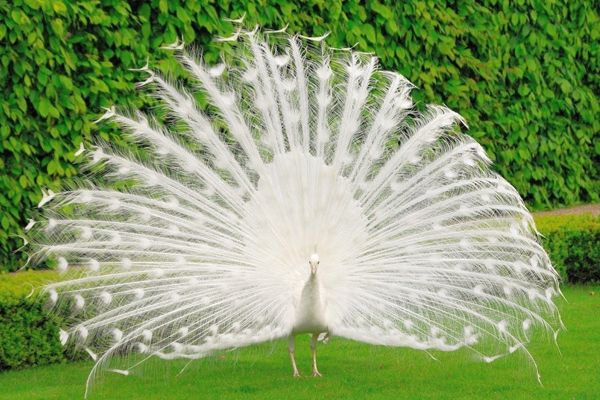
#> input picture ImageProcessing_noise reduction_fourier transform/مسئله 2/peacock.jpg, 600 x 400 px
$ python p1.py
#> lines starting #> are read from the running program, lines starting #| are printed output that depends on the picture
#!/usr/bin/env python
# coding: utf-8

# In[35]:


import numpy as np
import cv2 as cv
import matplotlib.pyplot as plt
img = cv.imread('peacock.jpg',0)
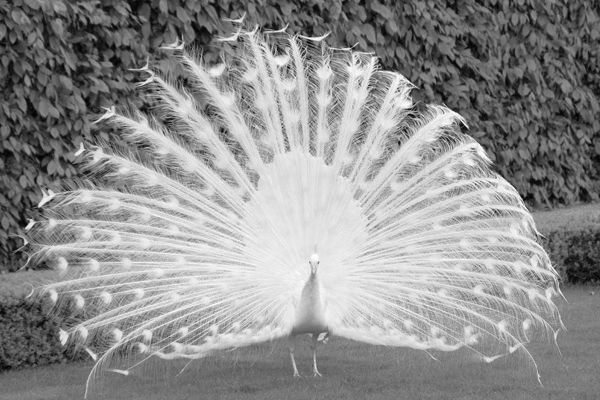
#> img: shape (400, 600); min 0, max 255, mean 143.5
plt.imshow(img, cmap = 'gray')
###########


# In[36]:


######################  low pass filter test
f = np.fft.fft2(img)
fshift = np.fft.fftshift(f)
magnitude_spectrum = np.log(np.abs(fshift)+1)
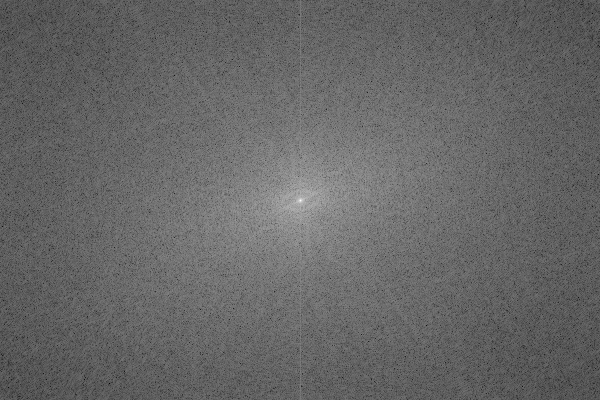
#> magnitude_spectrum: shape (400, 600) float64; min 2.29, max 17.35, mean 8.36; drawn with min black and max white
phase_spectrum = np.angle(fshift)
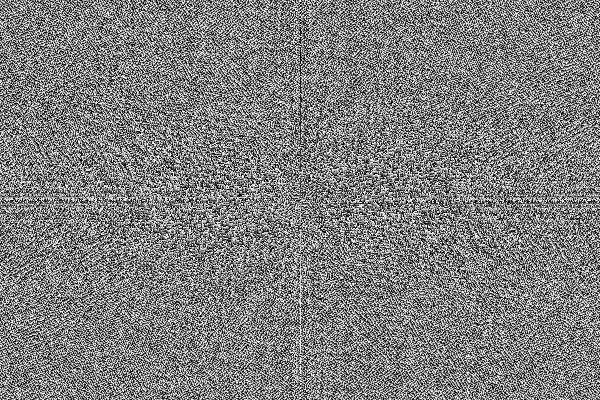
#> phase_spectrum: shape (400, 600) float64; min -3.14, max 3.14, mean 2.62e-05; drawn with min black and max white
x,y=fshift.shape
#> x = 400; y = 600
mask=np.zeros((x,y))
center_coordinates = (int(y/2),int(x/2))
#> center_coordinates = (300, 200)
radius = 10
thickness = -1
color = 1
mask = cv.circle(mask, center_coordinates, radius, color, thickness)
new_magnitude_spectrum=magnitude_spectrum*mask
plt.imshow(new_magnitude_spectrum, cmap = 'gray')
#####################


# In[37]:


#low pass filter: you should set parametrs radius and thickness###########
f = np.fft.fft2(img)
fshift = np.fft.fftshift(f)
x,y=fshift.shape
mask=np.zeros((x,y))
center_coordinates = (int(y/2),int(x/2))
color = 1
#
radius = 10
thickness = -1
mask = cv.circle(mask, center_coordinates, radius, color, thickness)
new_fshift=fshift*mask
img_back10= np.real(np.fft.ifft2(np.fft.ifftshift(new_fshift)))
#
mask=np.zeros((x,y))
radius = 20
thickness = -1
mask = cv.circle(mask, center_coordinates, radius, color, thickness)
new_fshift=fshift*mask
img_back20= np.real(np.fft.ifft2(np.fft.ifftshift(new_fshift)))
#
mask=np.zeros((x,y))
radius = 50
thickness = -1
mask = cv.circle(mask, center_coordinates, radius, color, thickness)
new_fshift=fshift*mask
img_back50= np.real(np.fft.ifft2(np.fft.ifftshift(new_fshift)))

#
mask=np.zeros((x,y))
radius = 100
thickness = -1
mask = cv.circle(mask, center_coordinates, radius, color, thickness)
new_fshift=fshift*mask
img_back100= np.real(np.fft.ifft2(np.fft.ifftshift(new_fshift)))

plt.figure(figsize = (20,60))
plt.subplot(151),plt.imshow(img, cmap = 'gray')
plt.title('Input Image'), plt.xticks([]), plt.yticks([])
plt.subplot(152),plt.imshow(img_back10, cmap = 'gray', vmin=0, vmax=255)
plt.title('img_back10'), plt.xticks([]), plt.yticks([])
plt.subplot(153),plt.imshow(img_back20, cmap = 'gray', vmin=0, vmax=255)
plt.title('img_back20'), plt.xticks([]), plt.yticks([])
plt.subplot(154),plt.imshow(img_back50, cmap = 'gray', vmin=0, vmax=255)
plt.title('img_back50'), plt.xticks([]), plt.yticks([])
plt.subplot(155),plt.imshow(img_back100, cmap = 'gray', vmin=0, vmax=255)
plt.title('img_back100'), plt.xticks([]), plt.yticks([])
plt.show()
########################################################################


# In[38]:


###################### high pass filter test
f = np.fft.fft2(img)
fshift = np.fft.fftshift(f)
magnitude_spectrum = np.log(np.abs(fshift)+1)
phase_spectrum = np.angle(fshift)
x,y=fshift.shape
mask=np.ones((x,y))
center_coordinates = (int(y/2),int(x/2))
radius = 10
thickness = -1
color = 0
mask = cv.circle(mask, center_coordinates, radius, color, thickness)
new_magnitude_spectrum=magnitude_spectrum*mask
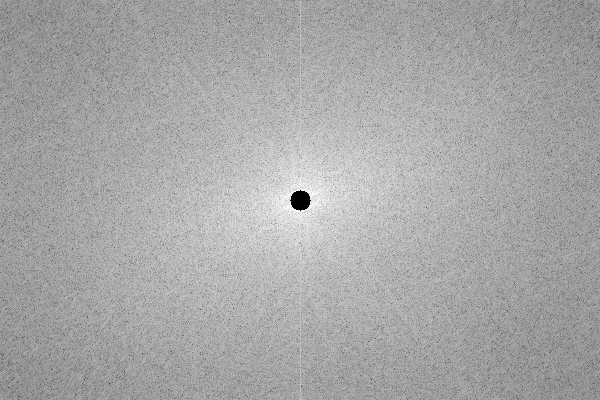
#> new_magnitude_spectrum: shape (400, 600) float64; min 0, max 12.69, mean 8.34; drawn with min black and max white
plt.imshow(new_magnitude_spectrum, cmap = 'gray')
#####################


# In[39]:


#high pass filter: you should set parametrs radius and thickness###########
f = np.fft.fft2(img)
fshift = np.fft.fftshift(f)
x,y=fshift.shape
mask=np.ones((x,y))
center_coordinates = (int(y/2),int(x/2))
color = 0
#
radius = 10
thickness = -1
mask = cv.circle(mask, center_coordinates, radius, color, thickness)
new_fshift=fshift*mask
img_back10= np.real(np.fft.ifft2(np.fft.ifftshift(new_fshift)))
#
mask=np.ones((x,y))
radius = 20
thickness = -1
mask = cv.circle(mask, center_coordinates, radius, color, thickness)
new_fshift=fshift*mask
img_back20= np.real(np.fft.ifft2(np.fft.ifftshift(new_fshift)))
#
mask=np.ones((x,y))
radius = 50
thickness = -1
mask = cv.circle(mask, center_coordinates, radius, color, thickness)
new_fshift=fshift*mask
img_back50= np.real(np.fft.ifft2(np.fft.ifftshift(new_fshift)))

#
mask=np.ones((x,y))
radius = 100
thickness = -1
mask = cv.circle(mask, center_coordinates, radius, color, thickness)
new_fshift=fshift*mask
img_back100= np.real(np.fft.ifft2(np.fft.ifftshift(new_fshift)))
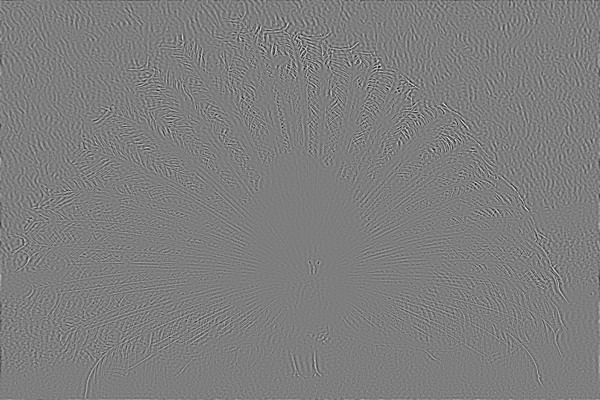
#> img_back100: shape (400, 600) float64; min -99.57, max 101.3, mean 0; drawn with min black and max white

cv.imwrite('img_back20.jpg', img_back20)

plt.figure(figsize = (20,60))
plt.subplot(151),plt.imshow(img, cmap = 'gray', vmin=0, vmax=255)
plt.title('Input Image'), plt.xticks([]), plt.yticks([])
plt.subplot(152),plt.imshow(img_back10, cmap = 'gray', vmin=0, vmax=255)
plt.title('img_back10'), plt.xticks([]), plt.yticks([])
plt.subplot(153),plt.imshow(img_back20, cmap = 'gray', vmin=0, vmax=255)
plt.title('img_back20'), plt.xticks([]), plt.yticks([])
plt.subplot(154),plt.imshow(img_back50, cmap = 'gray', vmin=0, vmax=255)
plt.title('img_back50'), plt.xticks([]), plt.yticks([])
plt.subplot(155),plt.imshow(img_back100, cmap = 'gray', vmin=0, vmax=255)
plt.title('img_back100'), plt.xticks([]), plt.yticks([])
plt.show()
########################################################################


# In[43]:


###################### band pass filter test
f = np.fft.fft2(img)
fshift = np.fft.fftshift(f)
magnitude_spectrum = np.log(np.abs(fshift)+1)
phase_spectrum = np.angle(fshift)
x,y=fshift.shape
mask=np.zeros((x,y))
center_coordinates = (int(y/2),int(x/2))
radius = 52
thickness = 35
color = 1
mask = cv.circle(mask, center_coordinates, radius, color, thickness)
new_magnitude_spectrum=magnitude_spectrum*mask
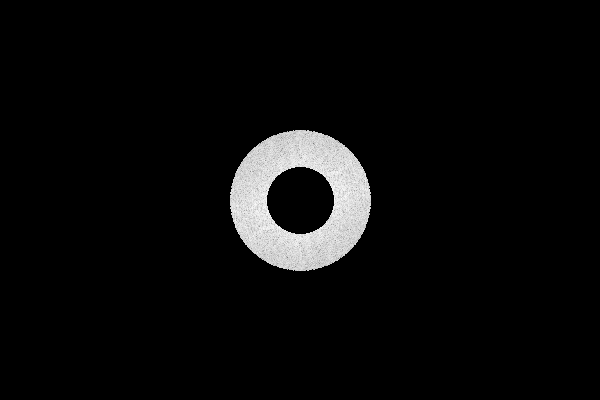
#> new_magnitude_spectrum: shape (400, 600) float64; min 0, max 11.76, mean 0.501; drawn with min black and max white
plt.imshow(new_magnitude_spectrum, cmap = 'gray')
#####################


# In[46]:


#band pass filter: you should set parametrs radius and thickness###########
f = np.fft.fft2(img)
fshift = np.fft.fftshift(f)
x,y=fshift.shape
mask=np.zeros((x,y))
center_coordinates = (int(y/2),int(x/2))
color = 1
#
radius = 52
thickness = 35
mask = cv.circle(mask, center_coordinates, radius, color, thickness)
new_fshift=fshift*mask
img_back= np.real(np.fft.ifft2(np.fft.ifftshift(new_fshift)))
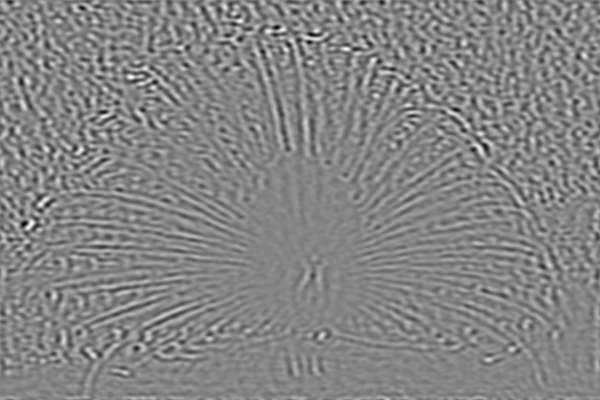
#> img_back: shape (400, 600) float64; min -87.88, max 80.67, mean 0; drawn with min black and max white

plt.figure(figsize = (20,60))
plt.subplot(151),plt.imshow(img, cmap = 'gray', vmin=0, vmax=255)
plt.title('Input Image'), plt.xticks([]), plt.yticks([])
plt.subplot(152),plt.imshow(img_back, cmap = 'gray', vmin=0, vmax=255)
plt.title('img_back'), plt.xticks([]), plt.yticks([])

plt.show()
########################################################################


# In[ ]:
